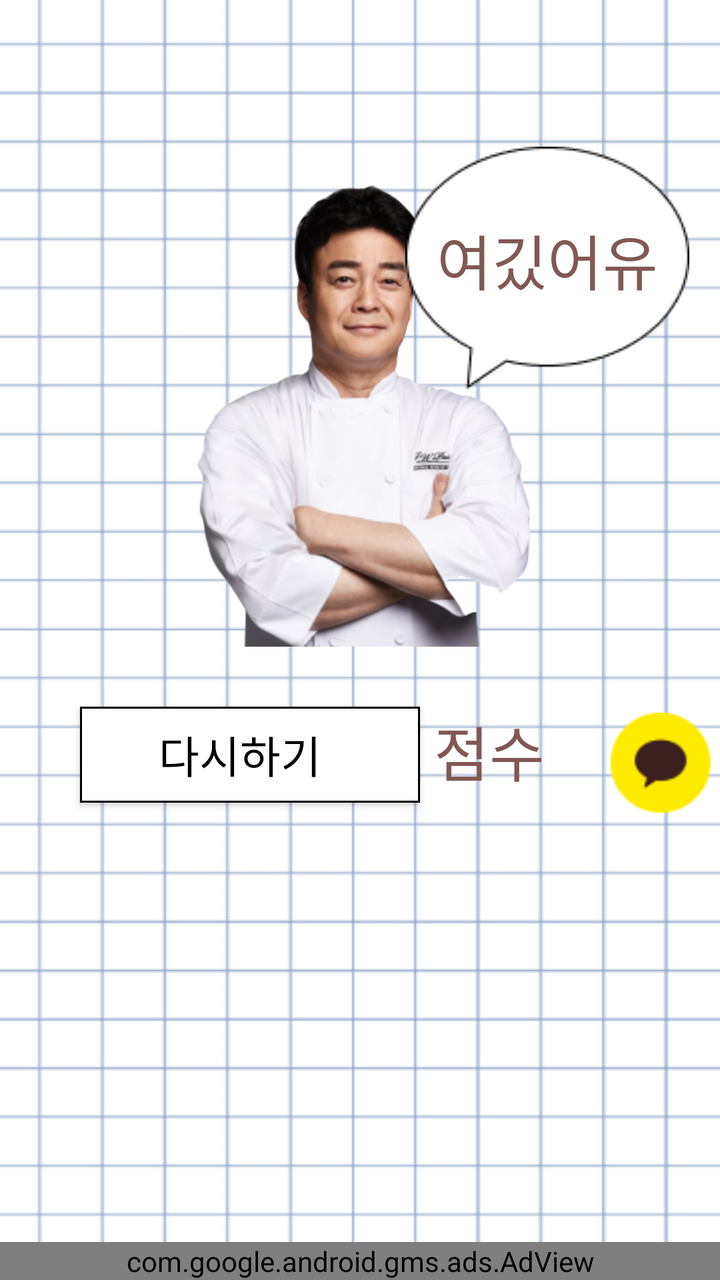
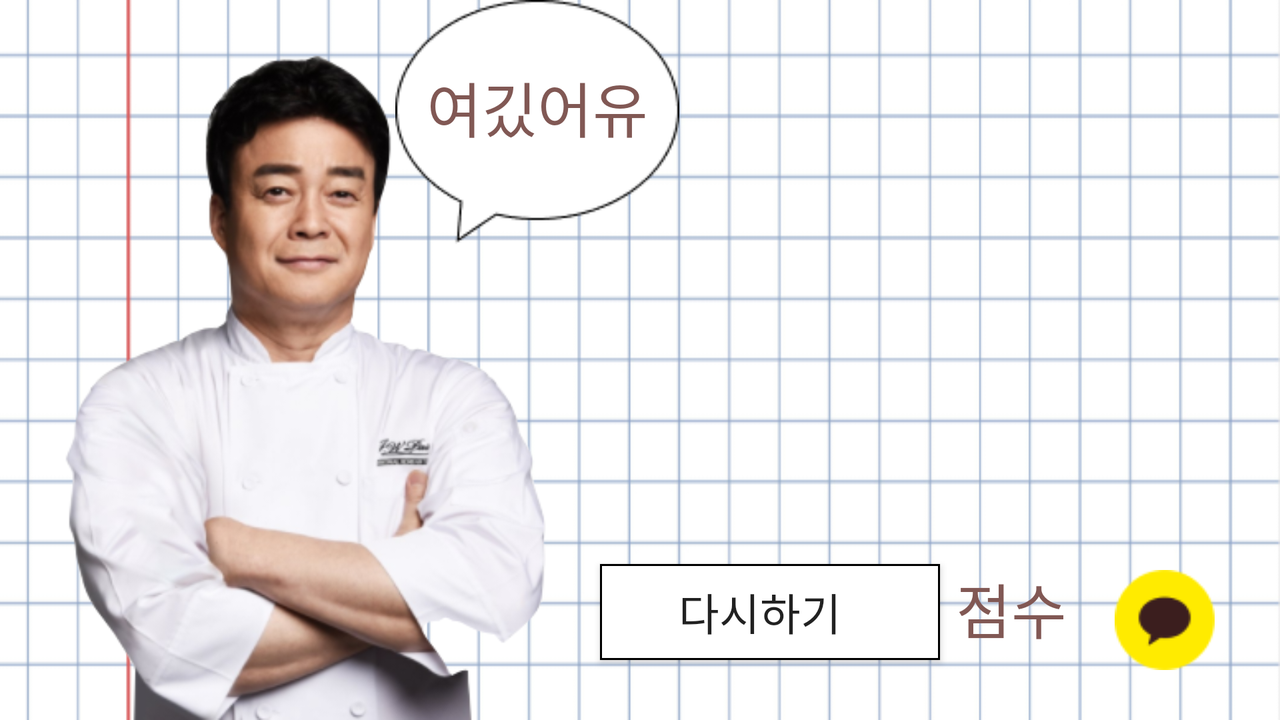

An Android layout and its configuration variant, each rendered on a device that would load it. The default file and the variant file are quoted in full after the pictures.
<!-- AndroidManifest.xml: application theme Theme.BeakGame -->
<!-- res/layout/activity_result.xml -->
<?xml version="1.0" encoding="utf-8"?>
<androidx.constraintlayout.widget.ConstraintLayout xmlns:android="http://schemas.android.com/apk/res/android"
    xmlns:app="http://schemas.android.com/apk/res-auto"
    android:layout_width="match_parent"
    android:layout_height="match_parent"
    android:background="@drawable/background">

    <TextView
        android:id="@+id/resultText"
        android:layout_width="wrap_content"
        android:layout_height="wrap_content"
        android:layout_marginTop="25dp"
        android:textColor="#815854"
        android:textSize="30sp"
        android:fontFamily="@font/cookierunfont_blod"
        app:layout_constraintEnd_toEndOf="parent"
        app:layout_constraintStart_toStartOf="parent"
        app:layout_constraintTop_toTopOf="parent" />

    <ImageView
        android:id="@+id/resultIv1"
        android:layout_width="250dp"
        android:layout_height="250dp"
        android:layout_marginStart="45dp"
        android:layout_marginTop="8dp"
        android:layout_marginEnd="45dp"
        android:contentDescription="@string/resultIv1"
        app:layout_constraintEnd_toEndOf="parent"
        app:layout_constraintStart_toStartOf="parent"
        app:layout_constraintTop_toBottomOf="@+id/resultText"
        app:srcCompat="@drawable/beak" />

    <ImageView
        android:id="@+id/resultIv2"
        android:layout_width="wrap_content"
        android:layout_height="wrap_content"
        android:layout_marginEnd="-40dp"
        android:contentDescription="@string/resultIv2"
        app:layout_constraintEnd_toEndOf="@+id/resultIv1"
        app:layout_constraintTop_toTopOf="@+id/resultIv1"
        app:srcCompat="@drawable/bubble" />

    <TextView
        android:id="@+id/resultLink"
        android:layout_width="wrap_content"
        android:layout_height="wrap_content"
        android:layout_marginBottom="10dp"
        android:fontFamily="@font/suseongdotum"
        android:textColor="#815854"
        android:text="@string/resultBubble"
        android:textSize="30sp"
        app:layout_constraintBottom_toBottomOf="@+id/resultIv2"
        app:layout_constraintEnd_toEndOf="@+id/resultIv2"
        app:layout_constraintStart_toStartOf="@+id/resultIv2"
        app:layout_constraintTop_toTopOf="@+id/resultIv2" />

    <Button
        android:id="@+id/resultBtn"
        android:layout_width="170dp"
        android:layout_height="wrap_content"
        android:layout_marginStart="40dp"
        android:layout_marginTop="30dp"
        android:background="@drawable/btn_background"
        android:drawableStart="@drawable/ic_baseline_replay_24"
        android:fontFamily="@font/cookierunfont_regular"
        android:paddingStart="10dp"
        android:paddingEnd="20dp"
        android:text="@string/resultBtn"
        android:textColor="@color/black"
        android:textSize="22sp"
        app:layout_constraintStart_toStartOf="parent"
        app:layout_constraintTop_toBottomOf="@+id/resultIv1" />

    <TextView
        android:id="@+id/resultTv"
        android:layout_width="wrap_content"
        android:layout_height="wrap_content"
        android:layout_marginStart="7dp"
        android:fontFamily="@font/cookierunfont_regular"
        android:gravity="center"
        android:text="@string/resultScore"
        android:textColor="#815854"
        android:textSize="30sp"
        app:layout_constraintStart_toEndOf="@+id/resultBtn"
        app:layout_constraintTop_toTopOf="@+id/resultBtn" />

    <TextView
        android:id="@+id/resultScore"
        android:layout_width="wrap_content"
        android:layout_height="wrap_content"
        android:layout_marginStart="8dp"
        android:fontFamily="@font/cookierunfont_regular"
        android:textColor="#815854"
        android:textSize="30sp"
        app:layout_constraintBaseline_toBaselineOf="@+id/resultTv"
        app:layout_constraintStart_toEndOf="@+id/resultTv" />

    <ImageButton
        android:id="@+id/resultKakaoBtn"
        android:layout_width="wrap_content"
        android:layout_height="wrap_content"
        android:layout_marginStart="25dp"
        android:background="#00ff0000"
        android:contentDescription="@string/resultKakao"
        app:layout_constraintStart_toEndOf="@+id/resultScore"
        app:layout_constraintTop_toTopOf="@+id/resultScore"
        app:srcCompat="@drawable/kakaobtn" />

    <com.google.android.gms.ads.AdView
        android:id="@+id/resultAdView"
        android:layout_width="match_parent"
        android:layout_height="wrap_content"
        android:layout_alignParentBottom="true"
        android:layout_centerHorizontal="true"
        app:adSize="BANNER"
        app:adUnitId="ca-app-pub-7394882970303365/8154998012"
        app:layout_constraintBottom_toBottomOf="parent"
        app:layout_constraintEnd_toEndOf="parent"
        app:layout_constraintStart_toStartOf="parent" />
</androidx.constraintlayout.widget.ConstraintLayout>
<!-- resources referenced by this layout -->
<resources>
  <!-- drawable background: png bitmap (drawable-v24, 37062 bytes) -->
  <!-- drawable beak: png bitmap (drawable-v24, 150139 bytes) -->
  <!-- drawable btn_background (drawable) -->
  <?xml version="1.0" encoding="utf-8"?>
  <shape xmlns:android="http://schemas.android.com/apk/res/android"
      android:shape="rectangle">
      <stroke
          android:width="1dp"
          android:color="@color/black" />
      <solid
          android:color="@color/white"
          />
  </shape>
  <!-- drawable bubble: png bitmap (drawable-v24, 2251 bytes) -->
  <!-- drawable kakaobtn: png bitmap (drawable, 1708 bytes) -->
  <string name="resultBtn">다시하기</string>
  <string name="resultBubble">여깄어유</string>
  <string name="resultIv1">백종원 사진</string>
  <string name="resultIv2">말풍선</string>
  <string name="resultKakao">카카오톡 공유하기</string>
  <string name="resultScore">점수</string>
  <style name="Theme.BeakGame" parent="Theme.AppCompat.DayNight.NoActionBar">
          
          <item name="colorPrimary">@color/purple_500</item>
          <item name="colorPrimaryVariant">@color/purple_700</item>
          <item name="colorOnPrimary">@color/white</item>
          
          <item name="colorSecondary">@color/teal_200</item>
          <item name="colorSecondaryVariant">@color/teal_700</item>
          <item name="colorOnSecondary">@color/black</item>
          
          <item name="android:statusBarColor" tools:targetApi="l">?attr/colorPrimaryVariant</item>
          <item name="android:windowFullscreen">true</item>
          
      </style>
</resources>
<!-- res/layout-land/activity_result.xml (the repository's variant of the layout above) -->
<!-- drawn on the phone turned sideways -->
<?xml version="1.0" encoding="utf-8"?>
<androidx.constraintlayout.widget.ConstraintLayout xmlns:android="http://schemas.android.com/apk/res/android"
    xmlns:app="http://schemas.android.com/apk/res-auto"
    android:layout_width="match_parent"
    android:layout_height="match_parent"
    android:background="@drawable/landbackground">

    <ImageButton
        android:id="@+id/resultKakaoBtn2"
        android:layout_width="wrap_content"
        android:layout_height="wrap_content"
        android:layout_marginStart="16dp"
        android:background="#00ff0000"
        android:contentDescription="@string/resultKakao"
        app:layout_constraintStart_toEndOf="@+id/resultScore"
        app:layout_constraintTop_toTopOf="@+id/resultScore"
        app:srcCompat="@drawable/kakaobtn" />

    <TextView
        android:id="@+id/resultText"
        android:layout_width="wrap_content"
        android:layout_height="wrap_content"
        android:layout_marginStart="10dp"
        android:layout_marginTop="20dp"
        android:fontFamily="@font/cookierunfont_blod"
        android:textColor="#815854"
        android:textSize="30sp"
        app:layout_constraintStart_toEndOf="@+id/resultIv2"
        app:layout_constraintTop_toTopOf="parent" />

    <ImageView
        android:id="@+id/resultIv1"
        android:layout_width="300dp"
        android:layout_height="match_parent"
        android:contentDescription="@string/resultIv1"
        app:layout_constraintBottom_toBottomOf="parent"
        app:layout_constraintStart_toStartOf="parent"
        app:layout_constraintTop_toTopOf="parent"
        app:srcCompat="@drawable/beak" />

    <ImageView
        android:id="@+id/resultIv2"
        android:layout_width="wrap_content"
        android:layout_height="wrap_content"
        android:layout_marginEnd="-40dp"
        android:contentDescription="@string/resultIv2"
        app:layout_constraintEnd_toEndOf="@+id/resultIv1"
        app:layout_constraintTop_toTopOf="@+id/resultIv1"
        app:srcCompat="@drawable/bubble" />

    <TextView
        android:id="@+id/resultLink"
        android:layout_width="wrap_content"
        android:layout_height="wrap_content"
        android:layout_marginBottom="16dp"
        android:fontFamily="@font/suseongdotum"
        android:text="@string/resultBubble"
        android:textColor="#815854"
        android:textSize="30sp"
        app:layout_constraintBottom_toBottomOf="@+id/resultIv2"
        app:layout_constraintEnd_toEndOf="@+id/resultIv2"
        app:layout_constraintStart_toStartOf="@+id/resultIv2"
        app:layout_constraintTop_toTopOf="@+id/resultIv2" />

    <Button
        android:id="@+id/resultBtn"
        android:layout_width="170dp"
        android:layout_height="wrap_content"
        android:layout_marginBottom="30dp"
        android:background="@drawable/btn_background"
        android:drawableStart="@drawable/ic_baseline_replay_24"
        android:fontFamily="@font/cookierunfont_regular"
        android:paddingStart="10dp"
        android:paddingEnd="20dp"
        android:text="@string/resultBtn"
        android:textSize="22sp"
        app:layout_constraintBottom_toBottomOf="parent"
        app:layout_constraintStart_toEndOf="@+id/resultIv1" />

    <TextView
        android:id="@+id/resultTv"
        android:layout_width="wrap_content"
        android:layout_height="wrap_content"
        android:layout_marginStart="8dp"
        android:fontFamily="@font/cookierunfont_regular"
        android:gravity="center"
        android:text="@string/resultScore"
        android:textColor="#815854"
        android:textSize="30sp"
        app:layout_constraintStart_toEndOf="@+id/resultBtn"
        app:layout_constraintTop_toTopOf="@+id/resultBtn" />

    <TextView
        android:id="@+id/resultScore"
        android:layout_width="wrap_content"
        android:layout_height="wrap_content"
        android:layout_marginStart="8dp"
        android:fontFamily="@font/cookierunfont_regular"
        android:textColor="#815854"
        android:textSize="30sp"
        app:layout_constraintBaseline_toBaselineOf="@+id/resultTv"
        app:layout_constraintStart_toEndOf="@+id/resultTv" />

</androidx.constraintlayout.widget.ConstraintLayout>
<!-- resources referenced by the variant -->
<!-- as the phone turned sideways resolves them -->
<resources>
  <!-- drawable beak: png bitmap (drawable-v24, 150139 bytes) -->
  <!-- drawable btn_background (drawable) -->
  <?xml version="1.0" encoding="utf-8"?>
  <shape xmlns:android="http://schemas.android.com/apk/res/android"
      android:shape="rectangle">
      <stroke
          android:width="1dp"
          android:color="@color/black" />
      <solid
          android:color="@color/white"
          />
  </shape>
  <!-- drawable bubble: png bitmap (drawable-v24, 2251 bytes) -->
  <!-- drawable kakaobtn: png bitmap (drawable, 1708 bytes) -->
  <!-- drawable landbackground: png bitmap (drawable-v24, 43543 bytes) -->
  <string name="resultBtn">다시하기</string>
  <string name="resultBubble">여깄어유</string>
  <string name="resultIv1">백종원 사진</string>
  <string name="resultIv2">말풍선</string>
  <string name="resultKakao">카카오톡 공유하기</string>
  <string name="resultScore">점수</string>
  <style name="Theme.BeakGame" parent="Theme.AppCompat.DayNight.NoActionBar">
          
          <item name="colorPrimary">@color/purple_500</item>
          <item name="colorPrimaryVariant">@color/purple_700</item>
          <item name="colorOnPrimary">@color/white</item>
          
          <item name="colorSecondary">@color/teal_200</item>
          <item name="colorSecondaryVariant">@color/teal_700</item>
          <item name="colorOnSecondary">@color/black</item>
          
          <item name="android:statusBarColor" tools:targetApi="l">?attr/colorPrimaryVariant</item>
          <item name="android:windowFullscreen">true</item>
          
      </style>
</resources>
